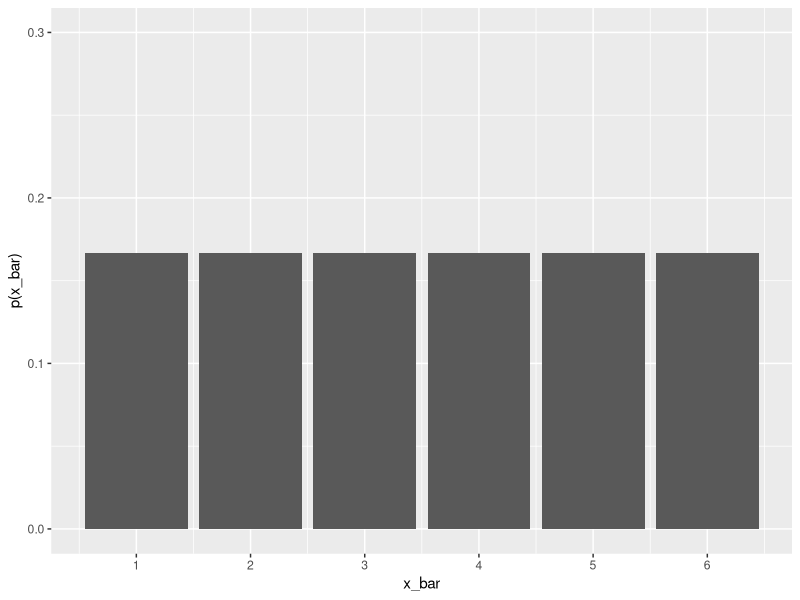
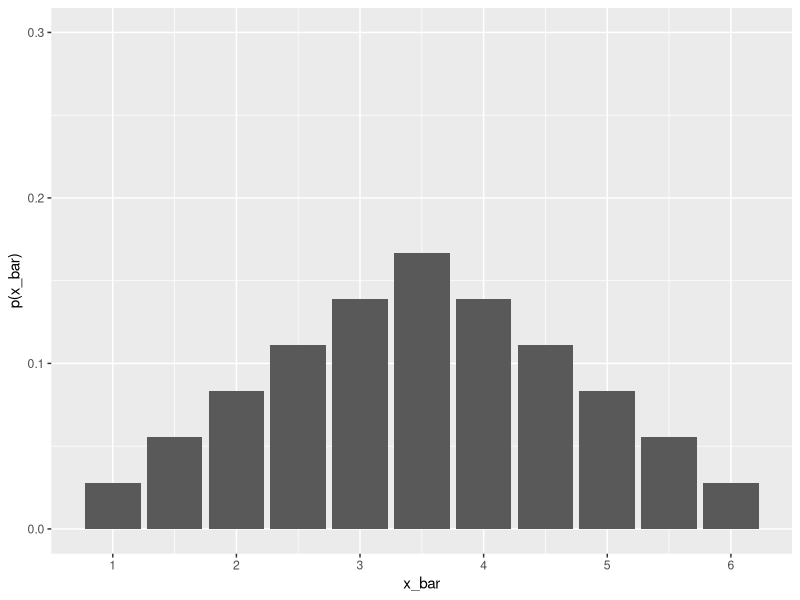
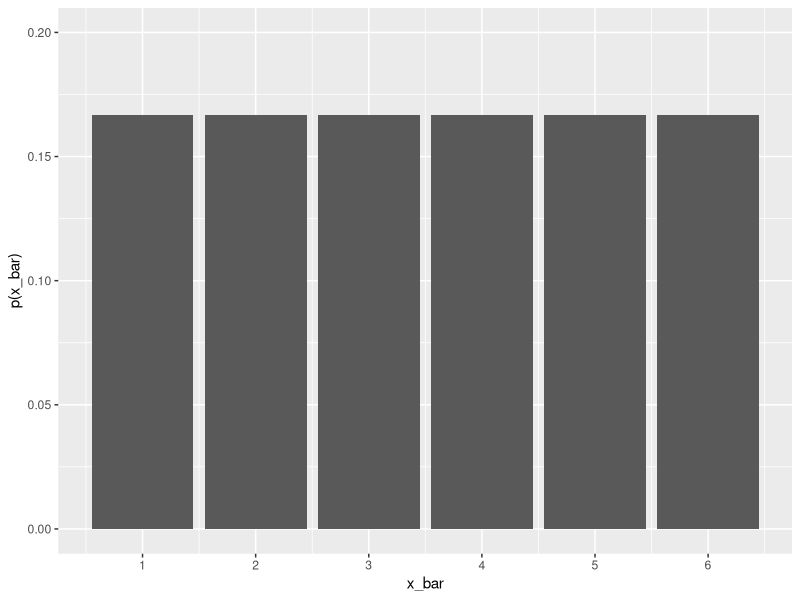
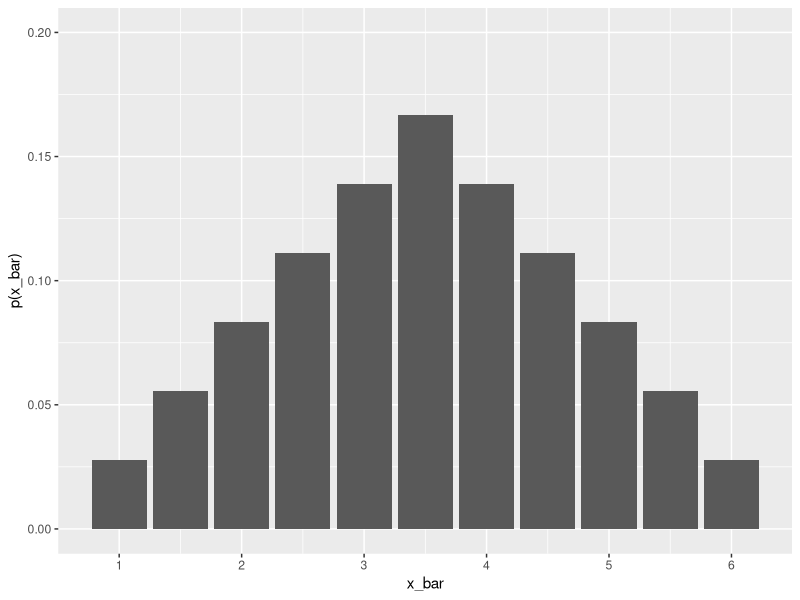
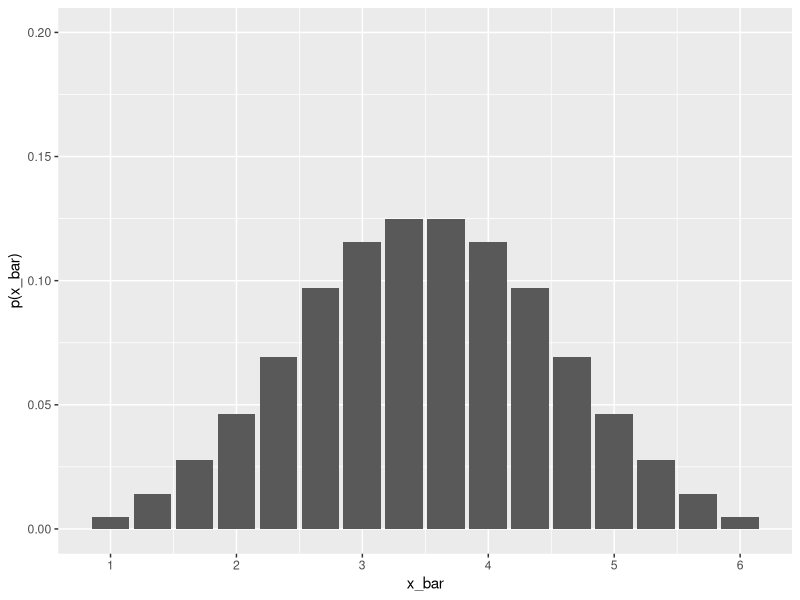
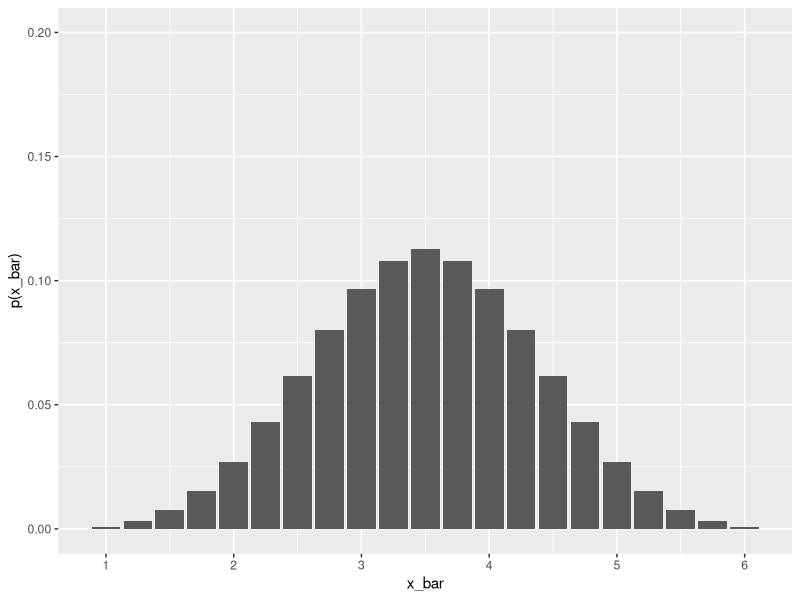

Recreate these plots in R, in order. (Note: this script raises an error after producing the figures.)
## ---- chunk 1
#| include: false
g <- glue::glue
library(ggplot2)
sapply(list.files(here::here('R'), full.names = T), source)
## ---- chunk 2
vals <- tibble::tibble(
    x = 1:6,
    y = 1/6
)

vals |> 
ggplot(aes(x = x, y = y)) +
geom_bar(stat = "identity") + 
scale_x_continuous(breaks = 1:6, name = "x_bar") +
scale_y_continuous(limits = c(0, .3), name = "p(x_bar)")



## ---- chunk 3
#| tbl-cap: Sums of the upper faces of two dice


expand.grid(
    die_1 = 1:6,
    die_2 = 1:6
) |> 
transform(die_sum = die_1 + die_2) |> 
tidyr::pivot_wider(names_from = die_1, values_from = die_sum) |> 
flextable::flextable() |> 
flextable::set_header_labels(die_2 = 'Second Die')  |> 
flextable::bold(j = 1)  |> 
flextable::bold(i = 1, part = "header") |> 
flextable::add_header_lines("First Die")

## ---- chunk 4
#| tbl-cap: Sampling Distribution of $\bar x$
expand.grid(
    die_1 = 1:6,
    die_2 = 1:6
) |> 
transform(die_avg = (die_1 + die_2)/2)  |> 
dplyr::count(die_avg)  |> 
transform(p = round(n /36, 3)) |> 
flextable::flextable() |> 
flextable::set_header_labels(die_avg = "xbar", n = "N", p = "Freq")
## ---- chunk 5
#| fig-cap: Sampling Distribution of $\bar x$
expand.grid(
    die_1 = 1:6,
    die_2 = 1:6
) |> 
transform(die_avg = (die_1 + die_2)/2)  |> 
dplyr::count(die_avg)  |> 
transform(p = round(n /36, 10)) |> 
ggplot(aes(x = die_avg, y = p)) + 
geom_bar(stat = "identity") + 
scale_x_continuous(breaks = 1:6, name = "x_bar") +
scale_y_continuous(limits = c(0, .3), name = "p(x_bar)")


## ---- chunk 6
#| label: fig-charts
#| fig-subcap: 
#|   - "Average of 1 Die"
#|   - "Average of 2 Dice"
#|   - "Average of 3 Dice"
#|   - "Average pf 4 Dice" 
#| layout-ncol: 2
#| fig-cap: Sampling Distribution of $\bar x$

vals <- tibble::tibble(
    x = 1:6,
    y = 1/6
)

vals |> 
ggplot(aes(x = x, y = y)) +
geom_bar(stat = "identity") + 
scale_x_continuous(breaks = 1:6, name = "x_bar") +
scale_y_continuous(limits = c(0, .2), name = "p(x_bar)")



 
expand.grid(
    die_1 = 1:6,
    die_2 = 1:6
) |> 
transform(die_avg = (die_1 + die_2)/2)  |> 
dplyr::count(die_avg)  |> 
transform(p = round(n /36, 10)) |> 
ggplot(aes(x = die_avg, y = p)) + 
geom_bar(stat = "identity") + 
scale_x_continuous(breaks = 1:6, name = "x_bar") +
scale_y_continuous(limits = c(0, .2), name = "p(x_bar)")


 
expand.grid(
    die_1 = 1:6,
    die_2 = 1:6,
    die_3 = 1:6
) |> 
transform(die_avg = (die_1 + die_2 + die_3)/3)  |> 
dplyr::count(die_avg)  |> 
transform(p = round(n /6^3, 10)) |> 
ggplot(aes(x = die_avg, y = p)) + 
geom_bar(stat = "identity") + 
scale_x_continuous(breaks = 1:6, name = "x_bar") +
scale_y_continuous(limits = c(0, .2), name = "p(x_bar)")


expand.grid(
    die_1 = 1:6,
    die_2 = 1:6,
    die_3 = 1:6,
    die_4 = 1:6
) |> 
transform(die_avg = (die_1 + die_2 + die_3 + die_4)/4)  |> 
dplyr::count(die_avg)  |> 
transform(p = round(n /6^4, 10)) |> 
ggplot(aes(x = die_avg, y = p)) + 
geom_bar(stat = "identity") + 
scale_x_continuous(breaks = 1:6, name = "x_bar") +
scale_y_continuous(limits = c(0, .2), name = "p(x_bar)")


## ---- chunk 7
get_lecture_homework(20)
